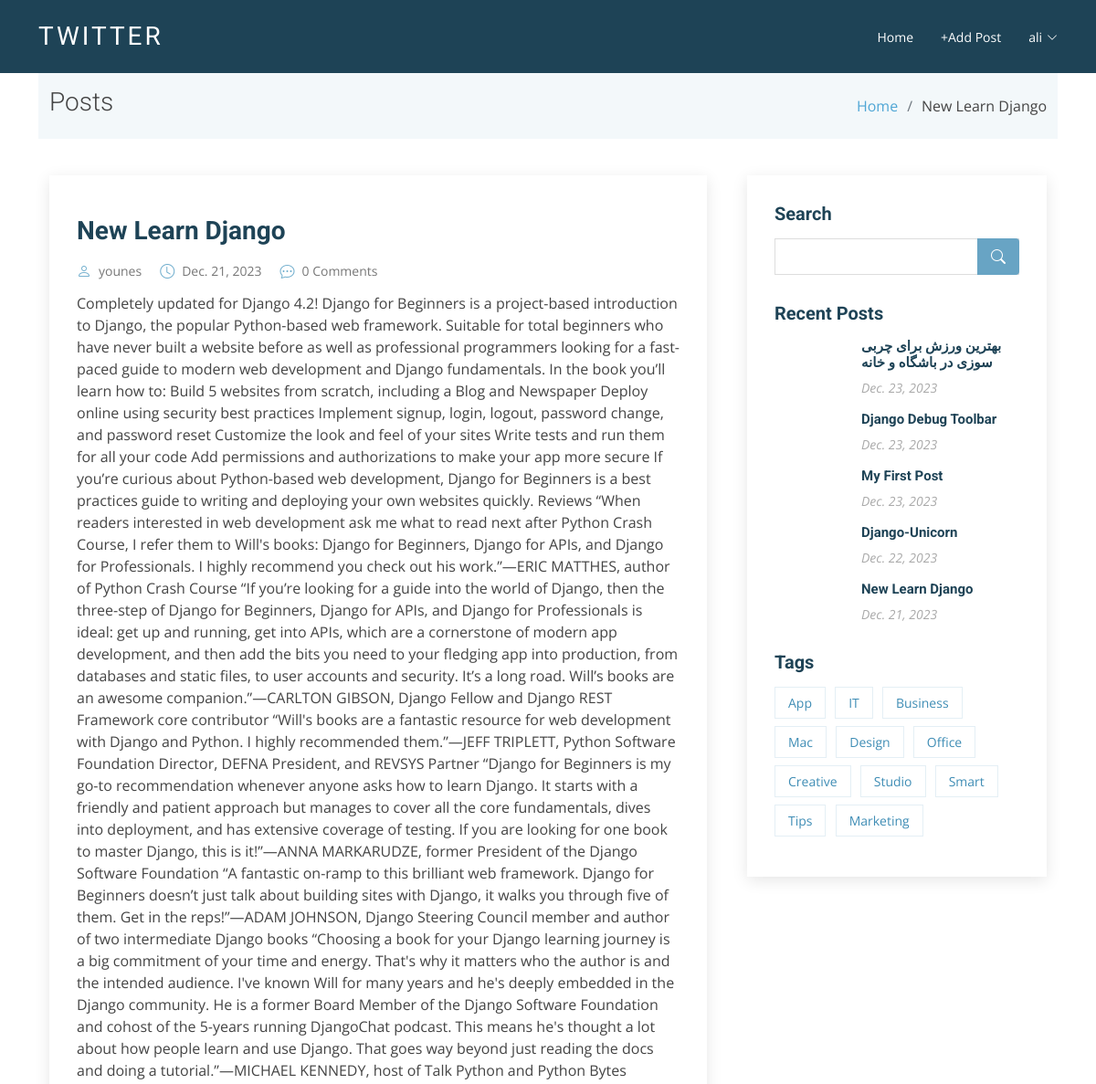
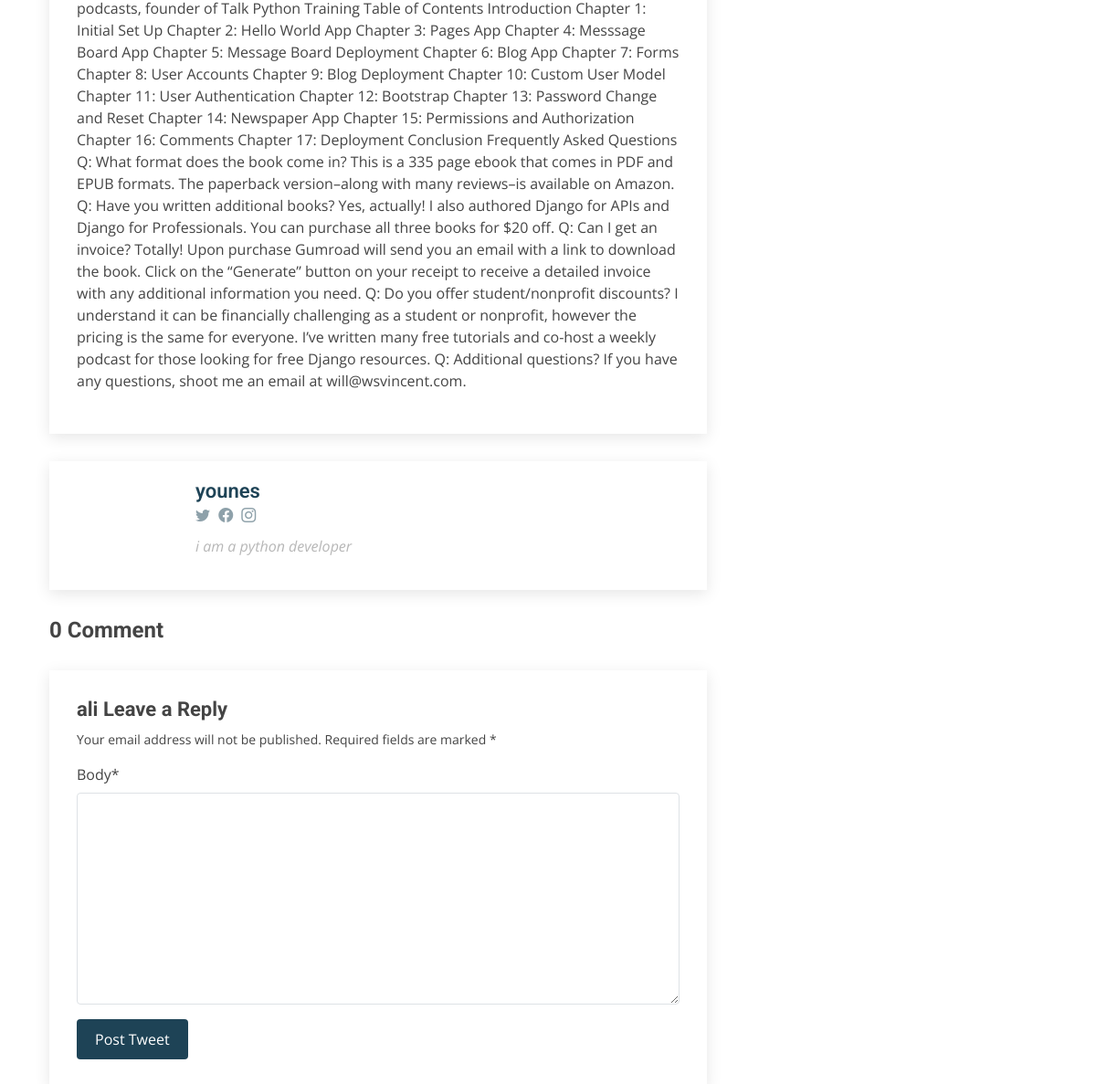
The app's page /post/4 (signed in), older data (2 pictures, top to bottom).
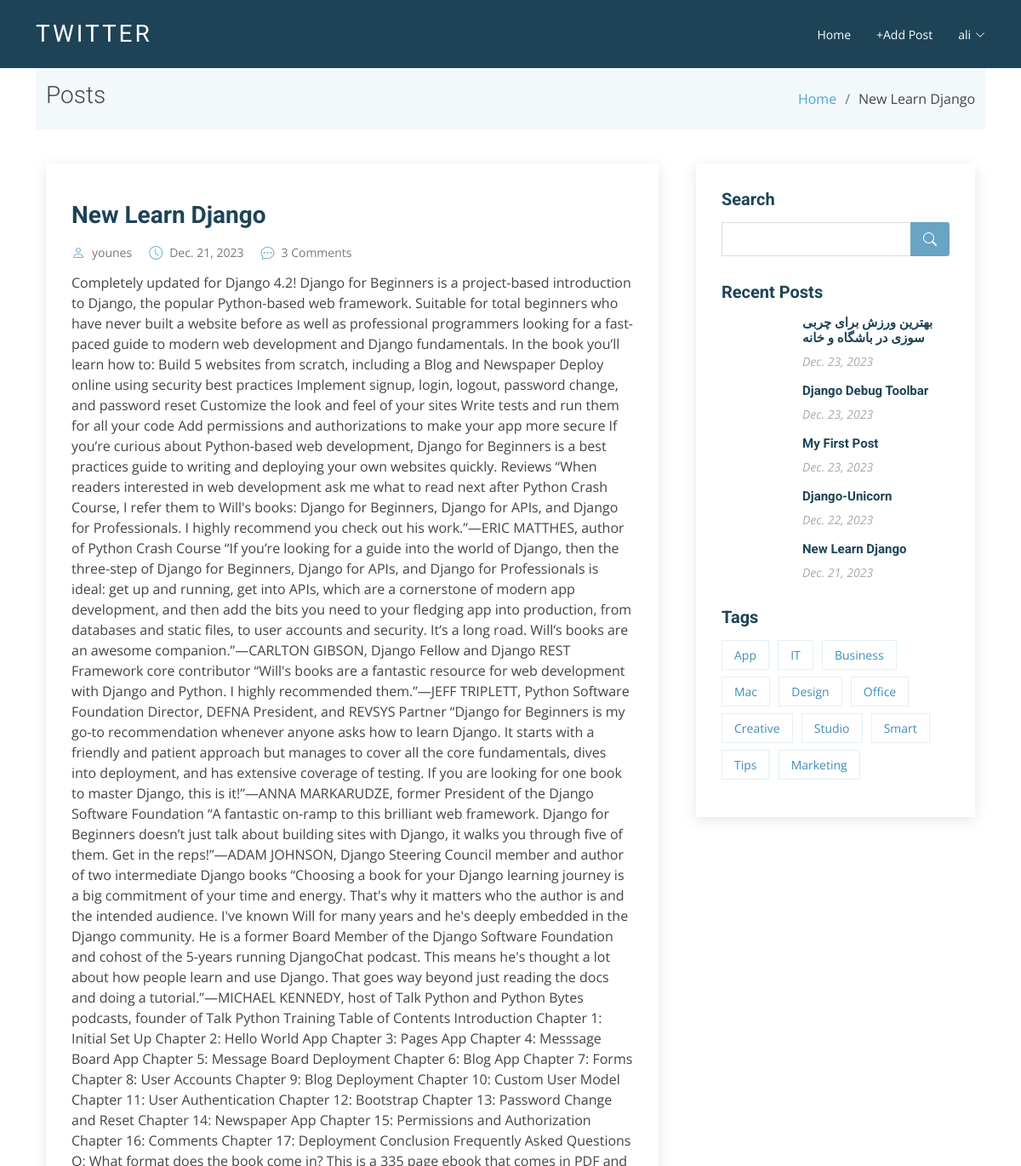
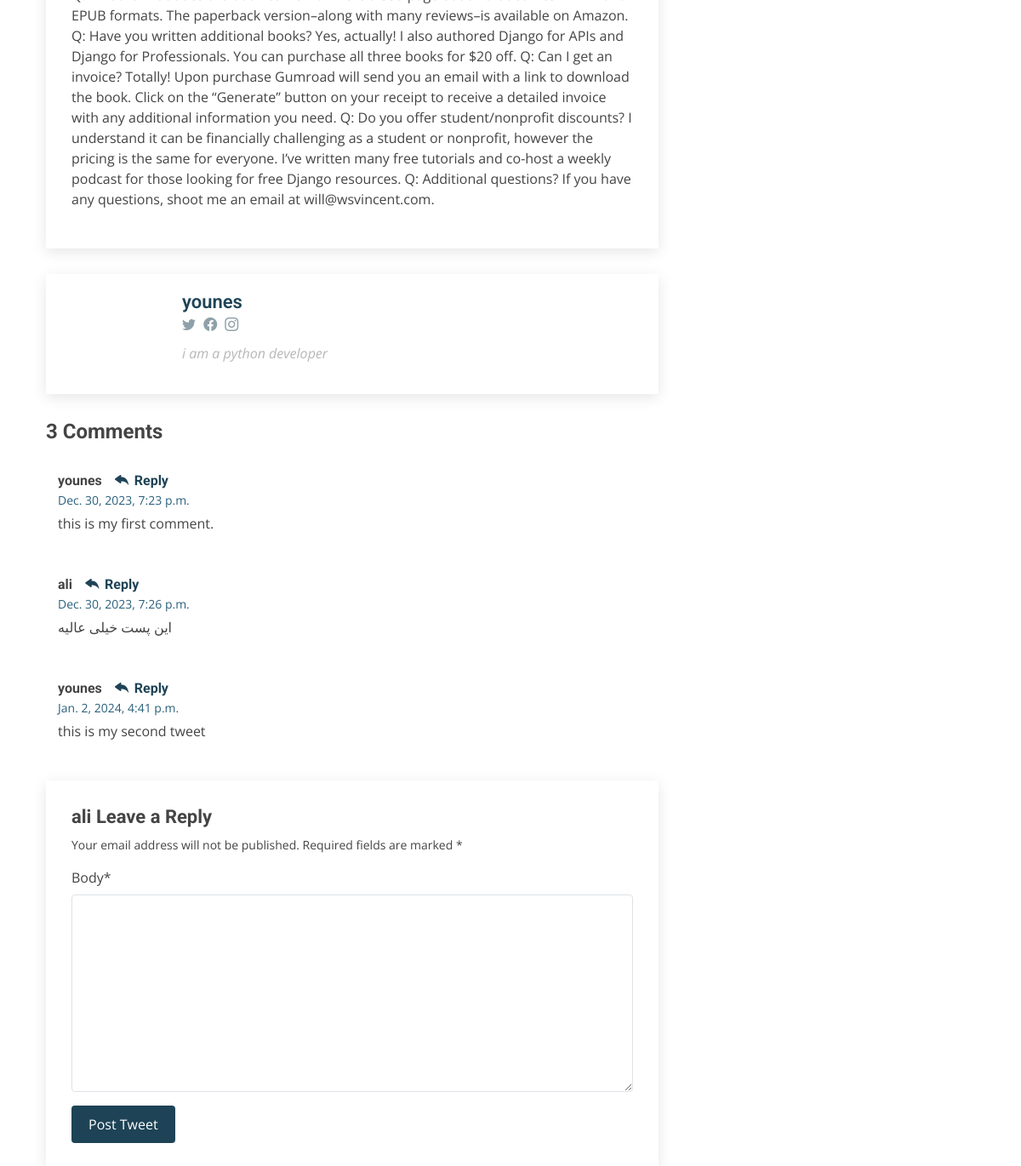
The same page, newer data (2 pictures, top to bottom).
### twitter/models.py (models this page shows, shortened)
class Post(models.Model):
    title = models.CharField(max_length=255)
    excerpt = models.TextField()
    body = models.TextField()
    author = models .ForeignKey(
        'accounts.CustomUser', on_delete=models.CASCADE)
    date = models.DateField(default=date.today)
    photo = models.ImageField(upload_to='photo/%Y/%m/%d')

class Comment(models.Model):
    author = models.ForeignKey('accounts.CustomUser', on_delete=models.CASCADE)
    post = models.ForeignKey(Post, on_delete=models.CASCADE)
    body = models.TextField(null=False, blank=False)
    date = models.DateTimeField(default=timezone.now)

### accounts/models.py (models this page shows)
class CustomUser(AbstractUser):
    age = models.PositiveIntegerField(null=True, blank=True)
    photo = models.ImageField(
        upload_to='photo/profile/%Y/%m/%d/', default='null')
    about = models.CharField(max_length=255, default='null')

### twitter/views.py (the view, shortened to what this page needs)
# urls.py: path('post/<int:pk>', PostDetailView.as_view(), name='post_detail'),
class PostDetailView(View):
    def get(self, request, *args, **kwargs):
        view = CommentGet.as_view()
        return view(request, *args, **kwargs)

### twitter/forms.py
class CommentForm(forms.ModelForm):
    class Meta:
        model = Comment
        fields = ['body']

### twitter/context_processors.py (called while the page is built)
def recent_posts(request):
    recent_posts = Post.objects.order_by('-date')[:5]
    return {'recent_posts': recent_posts}

### twitter/views.py (called while the page is built)
    def get_context_data(self, **kwargs):
        context = super().get_context_data(**kwargs)
        context["form"] = CommentForm()
        return context

### templates/twitter/post_single.html (shortened to what this page needs)
{% extends 'basic.html' %}
{% load crispy_forms_tags %}
{% load static %}
{% block content %}
  <section class="breadcrumbs">
    <div class="container">
      <div class="d-flex justify-content-between align-items-center">
        <h2>Posts</h2>
        <ol>
          <li>
            <a href="{% url 'home' %}">Home</a>
          </li>
          <li>{{ post.title }}</li>
        </ol>
      </div>
    </div>
  </section>
  <section id="blog" class="blog">
    <div class="container" data-aos="fade-up">
      <div class="row">
        <div class="col-lg-8 entries">
          <article class="entry entry-single">
            <div class="entry-img">
            </div>
            <h2 class="entry-title"><a href="{% url 'post_detail' post.pk %}">{{ post.title }}</a></h2>
            <div class="entry-meta">
              <ul>
                <li class="d-flex align-items-center">
                  <i class="bi bi-person"></i> <a href="blog-single.html">{{ post.author }}</a>
                </li>
                <li class="d-flex align-items-center">
                  <i class="bi bi-clock"></i> <a href="blog-single.html"><time datetime="2020-01-01">{{ post.date }}</time></a>
                </li>
                <li class="d-flex align-items-center">
                  <i class="bi bi-chat-dots"></i> <a href="blog-single.html">{{ post.comment_set.count }} Comments</a>
                </li>
              </ul>
            </div>
            <div class="entry-content">
              <p>{{ post.body }}</p>
            </div>
          </article>
          <div class="blog-author d-flex align-items-center">
            <div>
              <h4>{{ post.author }}</h4>
              <div class="social-links">
                <a href="https://twitters.com/#"><i class="bi bi-twitter"></i></a>
                <a href="https://facebook.com/#"><i class="bi bi-facebook"></i></a>
                <a href="https://instagram.com/#"><i class="biu bi-instagram"></i></a>
              </div>
              <p>{{ post.author.about }}</p>
            </div>
          </div>
          <div class="blog-comments">
            {% if post.comment_set.count > 1 %}
              <h4 class="comments-count">{{ post.comment_set.count }} Comments</h4>
            {% else %}
              <h4 class="comments-count">{{ post.comment_set.count }} Comment</h4>
            {% endif %}
            {% for comment in post.comment_set.all %}
              <div id="comment-1" class="comment">
                <div class="d-flex">
                  <div>
                    <h5><a href="">{{ comment.author }}</a> <a href="#" class="reply"><i class="bi bi-reply-fill"></i> Reply</a></h5>
                    <time datetime="2020-01-01">{{ comment.date }}</time>
                    <p>{{ comment.body }}</p>
                  </div>
                </div>
              </div>
            {% endfor %}
            {% if user.is_authenticated %}
              <div class="reply-form">
                <h4>{{ user.username }} Leave a Reply</h4>
                <p>Your email address will not be published. Required fields are marked *</p>
                <form method="post">
                  {{ form|crispy }}
                  <button type="submit" class="btn btn-primary">Post Tweet</button>
                </form>
              </div>
            {% endif %}
          </div>
        </div>
        <div class="col-lg-4">
          {% block siderbar %}
            {% include 'twitter/sidebar.html' %}
          {% endblock %}
        </div>
      </div>
    </div>
  </section>
{% endblock %}

### templates/twitter/sidebar.html (shortened to what this page needs)
{% load static %}
<div class="sidebar">
  <h3 class="sidebar-title">Search</h3>
  <div class="sidebar-item search-form">
    <form action="">
      <input type="text" />
      <button type="submit"><i class="bi bi-search"></i></button>
    </form>
  </div>
  <h3 class="sidebar-title">Recent Posts</h3>
  {% if recent_posts %}
        <div class="sidebar-item recent-posts">
            {% for post in recent_posts %}
                <div class="post-item clearfix">
                    <h4><a href="{% url 'post_detail' post.pk %}">{{ post.title }}</a></h4>
                    <time datetime="2020-01-01">{{ post.date}}</time>
                </div>
            {% endfor %}
        </div>
    {% else %}
      <p>No Twitt is available!</p>
    {% endif %}
  <h3 class="sidebar-title">Tags</h3>
  <div class="sidebar-item tags">
    <ul>
      <li>
        <a href="#">App</a>
      </li>
      <li>
        <a href="#">IT</a>
      </li>
      <li>
        <a href="#">Business</a>
      </li>
      <li>
        <a href="#">Mac</a>
      </li>
      <li>
        <a href="#">Design</a>
      </li>
      <li>
        <a href="#">Office</a>
      </li>
      <li>
        <a href="#">Creative</a>
      </li>
      <li>
        <a href="#">Studio</a>
      </li>
      <li>
        <a href="#">Smart</a>
      </li>
      <li>
        <a href="#">Tips</a>
      </li>
      <li>
        <a href="#">Marketing</a>
      </li>
    </ul>
  </div>
</div>

Row changes from the older to the newer data that the page shows:
computed for Post "New Learn Django": comment_set.count "0" → "3"
added Comment: author "younes", date "Dec. 30, 2023, 7:23 p.m.", body "this is my first comment."
added Comment: author "ali", date "Dec. 30, 2023, 7:26 p.m.", body "این پست خیلی عالیه"
added Comment: author "younes", date "Jan. 2, 2024, 4:41 p.m.", body "this is my second tweet"
Text that changed along with them:
text no longer shown: "Comment"
text now shown: "Comments"
